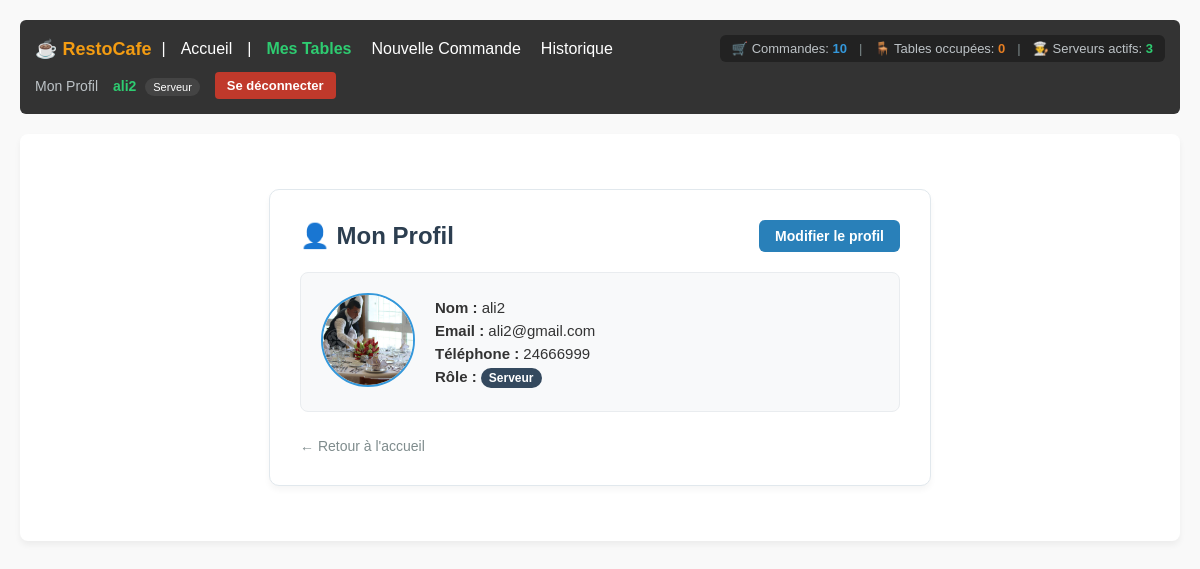
The app's page /profile/ (signed in) with its own data.
### accounts/models.py (models this page shows, shortened)
class User(AbstractUser):
  ROLE_CHOICES = (
      ('admin', 'Administrateur'),
      ('serveur', 'Serveur'),
      ('cuisine', 'Cuisinier'),
  )
  role = models.CharField(
      max_length=20, choices=ROLE_CHOICES, default='serveur'
  )
  tel = models.CharField(max_length=20, blank=True, null=True)
  photo = models.ImageField(upload_to='profils/', blank=True, null=True)

### accounts/views.py (the view)
# urls.py: path('profile/', profile_view, name='profile'),
@login_required
def profile_view(request):
  return render(request, 'accounts/profile.html')

### accounts/context_processors.py (called while the page is built)
def restaurant_stats(request):
    if not request.user.is_authenticated:
        return {}
    total_commandes = Commande.objects.count()
    tables_occupees = Table.objects.filter(
        commandes__statut__in=['en_attente', 'en_preparation', 'prete']
    ).distinct().count()
    serveurs_actifs = User.objects.filter(
        role='serveur',
        commandes_gerees__isnull=False
    ).distinct().count()
    serveurs_stats = User.objects.filter(role='serveur').prefetch_related('commandes_gerees')
    return {
        'stat_commandes': total_commandes,
        'stat_tables_occupees': tables_occupees,
        'stat_serveurs': serveurs_actifs,
        'serveurs_stats': serveurs_stats,
    }

### accounts/templates/accounts/profile.html (shortened to what this page needs)
{% extends 'base.html' %}
{% block content %}
    <div style="max-width: 600px; margin: 30px auto; background: #ffffff; border: 1px solid #e1e8ed; border-radius: 10px; padding: 30px; box-shadow: 0 4px 6px rgba(0,0,0,0.04);">
        <div style="display: flex; justify-content: space-between; align-items: center; margin-bottom: 20px;">
            <h2 style="color: #2c3e50; margin: 0; font-size: 24px;">👤 Mon Profil</h2>
            <a href="{% url 'accounts:profile_edit' %}" style="padding: 8px 16px; background: #2980b9; color: white; text-decoration: none; border-radius: 6px; font-size: 14px; font-weight: bold;">
                Modifier le profil
            </a>
        </div>
        <div style="display: flex; align-items: center; gap: 20px; background: #f8f9fa; border-radius: 8px; padding: 20px; border: 1px solid #e9ecef; margin-bottom: 25px;">
            <div>
                {% if user.photo %}
                    <img src="{{ user.photo.url }}" alt="Photo de profil" style="width: 90px; height: 90px; border-radius: 50%; object-fit: cover; border: 2px solid #3498db;">
                {% else %}
                    <div style="width: 90px; height: 90px; border-radius: 50%; background: #bdc3c7; display: flex; align-items: center; justify-content: center; color: white; font-weight: bold; font-size: 28px;">
                        {{ user.username|slice:":1"|upper }}
                    </div>
                {% endif %}
            </div>
            <div style="flex-grow: 1;">
                <p style="margin: 6px 0; font-size: 15px;"><strong>Nom :</strong> {{ user.username }}</p>
                <p style="margin: 6px 0; font-size: 15px;"><strong>Email :</strong> {{ user.email|default:"Non renseignée" }}</p>
                <p style="margin: 6px 0; font-size: 15px;"><strong>Téléphone :</strong> {{ user.tel|default:"Non renseigné" }}</p>
                <p style="margin: 6px 0; font-size: 15px;"><strong>Rôle :</strong> <span style="background: #34495e; color: #fff; padding: 3px 8px; border-radius: 10px; font-size: 12px; font-weight: bold;">{{ user.get_role_display }}</span></p>
            </div>
        </div>
        <div>
            <a href="{% url 'accounts:home' %}" style="color: #7f8c8d; text-decoration: none; font-size: 14px; font-weight: 500;">
                ← Retour à l'accueil
            </a>
        </div>
    </div>
{% endblock %}

### templates/navbar.html (shortened to what this page needs)
<nav style="background: #333; color: #fff; padding: 15px; margin-bottom: 20px; border-radius: 6px; display: flex; justify-content: space-between; align-items: center; flex-wrap: wrap; gap: 10px;">
    <div style="display: flex; align-items: center; gap: 10px; flex-wrap: wrap;">
        <strong style="font-size: 18px; color: #f39c12;">☕ RestoCafe</strong> |
        <a href="{% url 'accounts:home' %}" style="color: #fff; text-decoration: none; margin: 0 5px;">Accueil</a>
        {% if user.is_authenticated %}
            |
            {% if user.role == 'admin' or user.is_superuser %}
                <a href="{% url 'accounts:admin_dashboard' %}" style="color: #3498db; text-decoration: none; margin: 0 5px; font-weight: bold;">Dashboard Admin</a>
                <a href="{% url 'accounts:user_list' %}" style="color: #fff; text-decoration: none; margin: 0 5px;">Utilisateurs</a>
                <a href="{% url 'tables:table_list' %}" style="color: #fff; text-decoration: none; margin: 0 5px;">Tables</a>
                <a href="{% url 'commandes:commande_list' %}" style="color: #fff; text-decoration: none; margin: 0 5px;">Commandes</a>
            {% elif user.role == 'serveur' %}
                <a href="{% url 'tables:serveur_dashboard' %}" style="color: #2ecc71; text-decoration: none; margin: 0 5px; font-weight: bold;">Mes Tables</a>
                <a href="{% url 'commandes:commande_add' %}" style="color: #fff; text-decoration: none; margin: 0 5px;">Nouvelle Commande</a>
                <a href="{% url 'commandes:commande_list' %}" style="color: #fff; text-decoration: none; margin: 0 5px;">Historique</a>
            {% elif user.role == 'cuisine' %}
                <a href="{% url 'commandes:cuisine_dashboard' %}" style="color: #f39c12; text-decoration: none; margin: 0 5px; font-weight: bold;">Dashboard Cuisine</a>
            {% endif %}
        {% endif %}
    </div>
    {% if user.is_authenticated %}
        <div style="display: flex; align-items: center; gap: 12px; background: #222; padding: 6px 12px; border-radius: 6px; font-size: 13px;">
            <span style="color: #bdc3c7;" title="Commandes totales">
                🛒 Commandes: <strong style="color: #3498db;">{{ stat_commandes|default:0 }}</strong>
            </span>
            <span style="color: #7f8c8d;">|</span>
            <span style="color: #bdc3c7;" title="Tables occupées">
                🪑 Tables occupées: <strong style="color: #e67e22;">{{ stat_tables_occupees|default:0 }}</strong>
            </span>
            <span style="color: #7f8c8d;">|</span>
            <span style="color: #bdc3c7;" title="Serveurs actifs">
                👨‍🍳 Serveurs actifs: <strong style="color: #2ecc71;">{{ stat_serveurs|default:0 }}</strong>
            </span>
        </div>
    {% endif %}
    <div style="display: flex; align-items: center; gap: 15px;">
        {% if user.is_authenticated %}
            <a href="{% url 'accounts:profile' %}" style="color: #bdc3c7; text-decoration: none; font-size: 14px;">Mon Profil</a>
            <span style="color: #2ecc71; font-size: 14px;">
                <strong>{{ user.username }}</strong>
                <span style="background: #444; color: #fff; padding: 3px 8px; border-radius: 10px; font-size: 11px; margin-left: 5px;">{{ user.get_role_display|default:user.role }}</span>
            </span>
            <form action="{% url 'accounts:logout' %}" method="post" style="display: inline; margin: 0;">
                <button type="submit" style="background: #c0392b; color: white; border: none; padding: 6px 12px; border-radius: 4px; cursor: pointer; font-size: 13px; font-weight: bold;">Se déconnecter</button>
            </form>
        {% else %}
            <span style="color: #e74c3c; font-size: 14px;">Non connecté</span>
            <a href="{% url 'accounts:login' %}" style="color: #fff; text-decoration: none; padding: 6px 12px; background: #2980b9; border-radius: 4px; font-size: 13px; font-weight: bold;">Connexion</a>
        {% endif %}
    </div>
</nav>

### templates/base.html (style rules this page uses)
body { font-family: Arial, sans-serif; margin: 0; padding: 20px; background-color: #f9f9f9; color: #333; }

### records on screen
User: username "ali2", role "Serveur", photo (picture), email "ali2@gmail.com", tel "24666999"

### other values on screen
{{ stat_commandes|default:0 }} "10"
{{ stat_tables_occupees|default:0 }} "0"
{{ stat_serveurs|default:0 }} "3"
